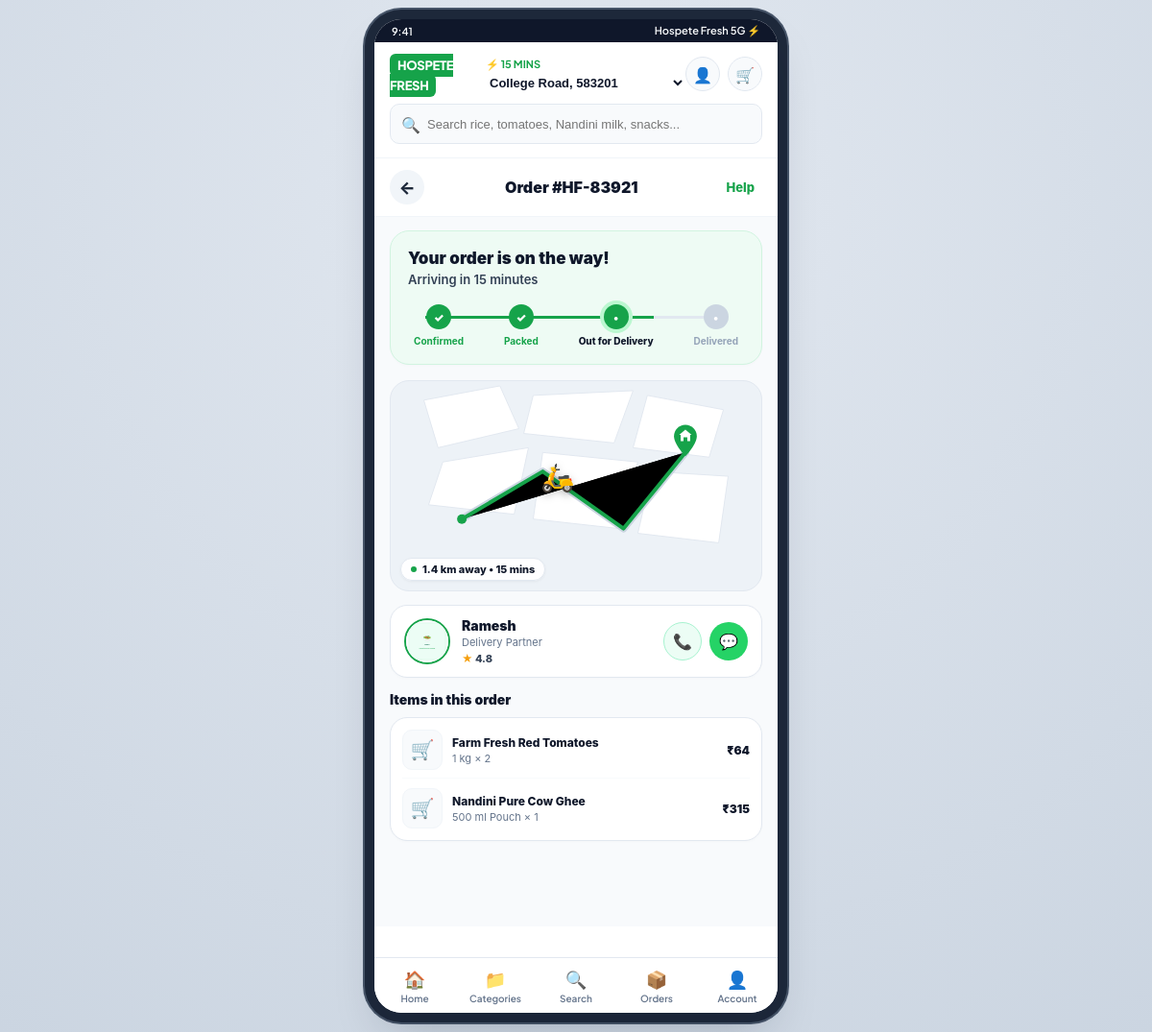
/order/1/track, run on the app's committed database.
### tables this page shows
CREATE TABLE orders (
        id INTEGER PRIMARY KEY AUTOINCREMENT,
        order_number TEXT UNIQUE NOT NULL,
        customer_name TEXT NOT NULL,
        phone TEXT NOT NULL,
        delivery_address TEXT NOT NULL,
        locality TEXT NOT NULL,
        total_amount REAL NOT NULL,
        payment_method TEXT DEFAULT 'Cash on Delivery',
        status TEXT DEFAULT 'Placed',
        created_at TIMESTAMP DEFAULT CURRENT_TIMESTAMP
    );

CREATE TABLE order_items (
        id INTEGER PRIMARY KEY AUTOINCREMENT,
        order_id INTEGER NOT NULL,
        product_id INTEGER NOT NULL,
        vendor_id INTEGER NOT NULL DEFAULT 1,
        product_name TEXT NOT NULL,
        pack_size TEXT NOT NULL,
        unit_price REAL NOT NULL,
        quantity INTEGER NOT NULL,
        subtotal REAL NOT NULL,
        fulfillment_status TEXT DEFAULT 'Pending', -- Pending, Accepted, Preparing, Ready for Pickup, Dispatched
        FOREIGN KEY (order_id) REFERENCES orders(id),
        FOREIGN KEY (product_id) REFERENCES products(id),
        FOREIGN KEY (vendor_id) REFERENCES vendors(id)
    );

### app.py (the view)
@app.route('/order/<int:order_id>/track')
@app.route('/track/<int:order_id>')
def customer_order_tracking(order_id):
    conn = get_db()
    order = conn.execute('SELECT * FROM orders WHERE id = ?', (order_id,)).fetchone()
    if not order:
        conn.close()
        flash('Order not found', 'warning')
        return redirect(url_for('home'))
    items = conn.execute('SELECT * FROM order_items WHERE order_id = ?', (order_id,)).fetchall()
    conn.close()
    return render_template('order_tracking.html', order=order, items=items)

### app.py (called while the page is built)
def get_db():
    conn = sqlite3.connect(DB_PATH)
    conn.row_factory = sqlite3.Row
    return conn

@app.before_request
def make_session_permanent():
    if 'cart' not in session:
        session['cart'] = {}  # key: variant_id -> {product_id, name, pack_size, price, mrp, image_url, qty, vendor_id}
    if 'locality' not in session:
        session['locality'] = 'College Road'
        session['pincode'] = '583201'
        session['eta'] = 15

### templates/order_tracking.html (shortened to what this page needs)
{% extends "base.html" %}
{% block content %}
<div class="tracking-screen-view" style="background: #f8fafc; min-height: 100vh; max-width: 460px; margin: 0 auto; font-family: -apple-system, BlinkMacSystemFont, 'Segoe UI', Roboto, sans-serif; padding-bottom: 70px;">
  <header style="position: sticky; top: 0; z-index: 40; background: #ffffff; border-bottom: 1px solid #f1f5f9; padding: 12px 16px; display: flex; align-items: center; justify-content: space-between;">
    <a href="/orders" style="width: 36px; height: 36px; border-radius: 50%; display: flex; align-items: center; justify-content: center; color: #1e293b; text-decoration: none; font-size: 18px; font-weight: 800; background: #f1f5f9;">
      &larr;
    </a>
    <h1 style="font-size: 16px; font-weight: 900; color: #0f172a; margin: 0;">
      Order #{{ order['order_number'] }}
    </h1>
    <a href="tel:9845012345" style="color: #16a34a; font-size: 13px; font-weight: 800; text-decoration: none; padding: 4px 8px; border-radius: 6px;">
      Help
    </a>
  </header>
  <div style="padding: 14px 16px 10px;">
    <div style="background: #eefbf4; border: 1px solid #d1f4e0; border-radius: 20px; padding: 18px; box-shadow: 0 1px 3px rgba(0,0,0,0.02);">
      <h2 style="font-size: 17px; font-weight: 900; color: #0f172a; margin: 0 0 4px 0;">
        {% if order['status'] == 'Delivered' %}
          Your order has been delivered!
        {% elif order['status'] == 'Out for Delivery' %}
          Your order is on the way!
        {% elif order['status'] == 'Packed' %}
          Your order is packed at Hub!
        {% else %}
          Order confirmed by Hospete Fresh!
        {% endif %}
      </h2>
      <p style="font-size: 13px; font-weight: 600; color: #334155; margin: 0 0 18px 0;">
        {% if order['status'] == 'Delivered' %}
          Delivered to your doorstep
        {% else %}
          Arriving in 15 minutes
        {% endif %}
      </p>
      <div style="position: relative; display: flex; justify-content: space-between; align-items: center; padding: 0 6px;">
        <div style="position: absolute; top: 12px; left: 18px; width: {% if order['status'] == 'Delivered' %}100%{% elif order['status'] == 'Out for Delivery' %}68%{% elif order['status'] == 'Packed' %}35%{% else %}0%{% endif %}; height: 3px; background: #16a34a; z-index: 2; transition: width 0.3s;"></div>
        <div style="display: flex; flex-direction: column; align-items: center; position: relative; z-index: 5;">
          <div style="width: 26px; height: 26px; border-radius: 50%; background: #16a34a; color: #ffffff; display: flex; align-items: center; justify-content: center; font-size: 12px; font-weight: 900;">
            ✓
          </div>
          <span style="font-size: 10px; font-weight: 700; color: #16a34a; margin-top: 6px;">Confirmed</span>
        </div>
        <div style="display: flex; flex-direction: column; align-items: center; position: relative; z-index: 5;">
          <div style="width: 26px; height: 26px; border-radius: 50%; background: {% if order['status'] in ['Packed', 'Out for Delivery', 'Delivered'] %}#16a34a{% else %}#cbd5e1{% endif %}; color: #ffffff; display: flex; align-items: center; justify-content: center; font-size: 12px; font-weight: 900;">
            {% if order['status'] in ['Packed', 'Out for Delivery', 'Delivered'] %}✓{% else %}•{% endif %}
          </div>
          <span style="font-size: 10px; font-weight: 700; color: {% if order['status'] in ['Packed', 'Out for Delivery', 'Delivered'] %}#16a34a{% else %}#94a3b8{% endif %}; margin-top: 6px;">Packed</span>
        </div>
        <div style="display: flex; flex-direction: column; align-items: center; position: relative; z-index: 5;">
          <div style="width: 26px; height: 26px; border-radius: 50%; background: {% if order['status'] in ['Out for Delivery', 'Delivered'] %}#16a34a{% else %}#cbd5e1{% endif %}; color: #ffffff; display: flex; align-items: center; justify-content: center; font-size: 12px; font-weight: 900; box-shadow: {% if order['status'] == 'Out for Delivery' %}0 0 0 4px #bbf7d0{% else %}none{% endif %};">
            {% if order['status'] == 'Delivered' %}✓{% else %}•{% endif %}
          </div>
          <span style="font-size: 10px; font-weight: 800; color: {% if order['status'] in ['Out for Delivery', 'Delivered'] %}#0f172a{% else %}#94a3b8{% endif %}; margin-top: 6px;">Out for Delivery</span>
        </div>
        <div style="display: flex; flex-direction: column; align-items: center; position: relative; z-index: 5;">
          <div style="width: 26px; height: 26px; border-radius: 50%; background: {% if order['status'] == 'Delivered' %}#16a34a{% else %}#cbd5e1{% endif %}; color: #ffffff; display: flex; align-items: center; justify-content: center; font-size: 12px; font-weight: 900;">
            {% if order['status'] == 'Delivered' %}✓{% else %}•{% endif %}
          </div>
          <span style="font-size: 10px; font-weight: 700; color: {% if order['status'] == 'Delivered' %}#16a34a{% else %}#94a3b8{% endif %}; margin-top: 6px;">Delivered</span>
        </div>
      </div>
    </div>
  </div>
  <div style="padding: 6px 16px 14px;">
    <div style="position: relative; width: 100%; height: 220px; background: #edf2f7; border-radius: 20px; overflow: hidden; border: 1px solid #e2e8f0;">
      <div id="simulated-car" style="position: absolute; left: 45%; top: 46%; transform: translate(-50%, -50%); transition: all 1s ease-out;">
        <span style="font-size: 28px; filter: drop-shadow(0 3px 4px rgba(0,0,0,0.25)); display: block;">🛵</span>
      </div>
      <div style="position: absolute; bottom: 10px; left: 10px; background: rgba(255,255,255,0.95); padding: 4px 10px; border-radius: 9999px; font-size: 11px; font-weight: 800; color: #0f172a; border: 1px solid #e2e8f0; box-shadow: 0 1px 3px rgba(0,0,0,0.05); display: flex; align-items: center; gap: 6px;">
        <span style="width: 6px; height: 6px; border-radius: 50%; background: #16a34a;"></span>
        <span>1.4 km away &bull; 15 mins</span>
      </div>
    </div>
  </div>
  <div style="padding: 0 16px 14px;">
    <div style="background: #ffffff; border: 1px solid #e2e8f0; border-radius: 18px; padding: 12px 14px; display: flex; align-items: center; justify-content: space-between; box-shadow: 0 1px 3px rgba(0,0,0,0.02);">
      <div style="display: flex; align-items: center; gap: 12px;">
        <img src="https://images.unsplash.com/photo-1534528741775-53994a69daeb?auto=format&fit=crop&w=120&q=80" alt="Rider" style="width: 48px; height: 48px; border-radius: 50%; object-fit: cover; border: 2px solid #16a34a;">
        <div>
          <h3 style="font-size: 14px; font-weight: 900; color: #0f172a; margin: 0 0 2px 0;">Ramesh</h3>
          <p style="font-size: 11px; color: #64748b; margin: 0 0 3px 0;">Delivery Partner</p>
          <div style="font-size: 11px; font-weight: 800; color: #334155;">
            <span style="color: #f59e0b;">★</span> 4.8
          </div>
        </div>
      </div>
      <div style="display: flex; gap: 8px;">
        <a href="tel:9845012345" style="width: 40px; height: 40px; border-radius: 50%; background: #ecfdf5; border: 1px solid #a7f3d0; color: #16a34a; display: flex; align-items: center; justify-content: center; text-decoration: none; font-size: 16px;">
          📞
        </a>
        <a href="https://wa.me/919845012345?text=Hello%20Ramesh,%20checking%20my%20Hospete%20Fresh%20order" target="_blank" style="width: 40px; height: 40px; border-radius: 50%; background: #25D366; color: #ffffff; display: flex; align-items: center; justify-content: center; text-decoration: none; font-size: 16px;">
          💬
        </a>
      </div>
    </div>
  </div>
  <div style="padding: 0 16px;">
    <h3 style="font-size: 14px; font-weight: 900; color: #0f172a; margin: 0 0 10px 0;">
      Items in this order
    </h3>
    <div style="background: #ffffff; border: 1px solid #e2e8f0; border-radius: 18px; padding: 12px; box-shadow: 0 1px 3px rgba(0,0,0,0.02); display: flex; flex-direction: column; gap: 10px;">
      {% for itm in items %}
      <div style="display: flex; align-items: center; justify-content: space-between; gap: 10px; {% if not loop.last %}border-bottom: 1px solid #f8fafc; padding-bottom: 8px;{% endif %}">
        <div style="display: flex; align-items: center; gap: 10px;">
          <div style="width: 42px; height: 42px; border-radius: 10px; background: #f8fafc; border: 1px solid #f1f5f9; display: flex; align-items: center; justify-content: center; font-size: 20px;">
            🛒
          </div>
          <div>
            <h4 style="font-size: 12px; font-weight: 800; color: #0f172a; margin: 0 0 2px 0;">{{ itm['product_name'] }}</h4>
            <p style="font-size: 11px; color: #64748b; margin: 0;">{{ itm['pack_size'] }} &times; {{ itm['quantity'] }}</p>
          </div>
        </div>
        <span style="font-size: 12px; font-weight: 900; color: #0f172a;">₹{{ '%.0f'|format(itm['subtotal']) }}</span>
      </div>
      {% endfor %}
    </div>
  </div>
</div>
{% endblock %}

### static/css/style.css (style rules this page uses)
:root { --primary-green: #16a34a; --primary-hover: #15803d; --primary-light: #ecfdf5; --primary-border: #bbf7d0; --text-main: #0f172a; --text-muted: #64748b; --bg-app: #ffffff; --bg-shell: #f1f5f9; --card-border: #e2e8f0; --card-hover-border: #cbd5e1; --danger: #ef4444; --warning: #f59e0b; --radius-sm: 6px; --radius-md: 10px; --radius-lg: 14px; --radius-full: 9999px; --shadow-sm: 0 1px 2px 0 rgba(0, 0, 0, 0.05); --shadow-md: 0 4px 6px -1px rgba(0, 0, 0, 0.08), 0 2px 4px -2px rgba(0, 0, 0, 0.05); --shadow-float: 0 10px 15px -3px rgba(0, 0, 0, 0.1), 0 4px 6px -4px rgba(0, 0, 0, 0.1); }
*, *::before, *::after { box-sizing: border-box; margin: 0; padding: 0; }
body { font-family: 'Plus Jakarta Sans', system-ui, -apple-system, BlinkMacSystemFont, 'Segoe UI', Roboto, sans-serif; color: var(--text-main); background-color: var(--bg-shell); -webkit-font-smoothing: antialiased; min-height: 100vh; }

### data on the page
orders: order_number "HF-83921"
order_items: product_name "Farm Fresh Red Tomatoes", pack_size "1 kg", quantity "2", subtotal "64"
order_items: product_name "Nandini Pure Cow Ghee", pack_size "500 ml Pouch", quantity "1", subtotal "315"

### other printed values
{{ current_eta }} "15"
form field locality "College Road, 583201"
